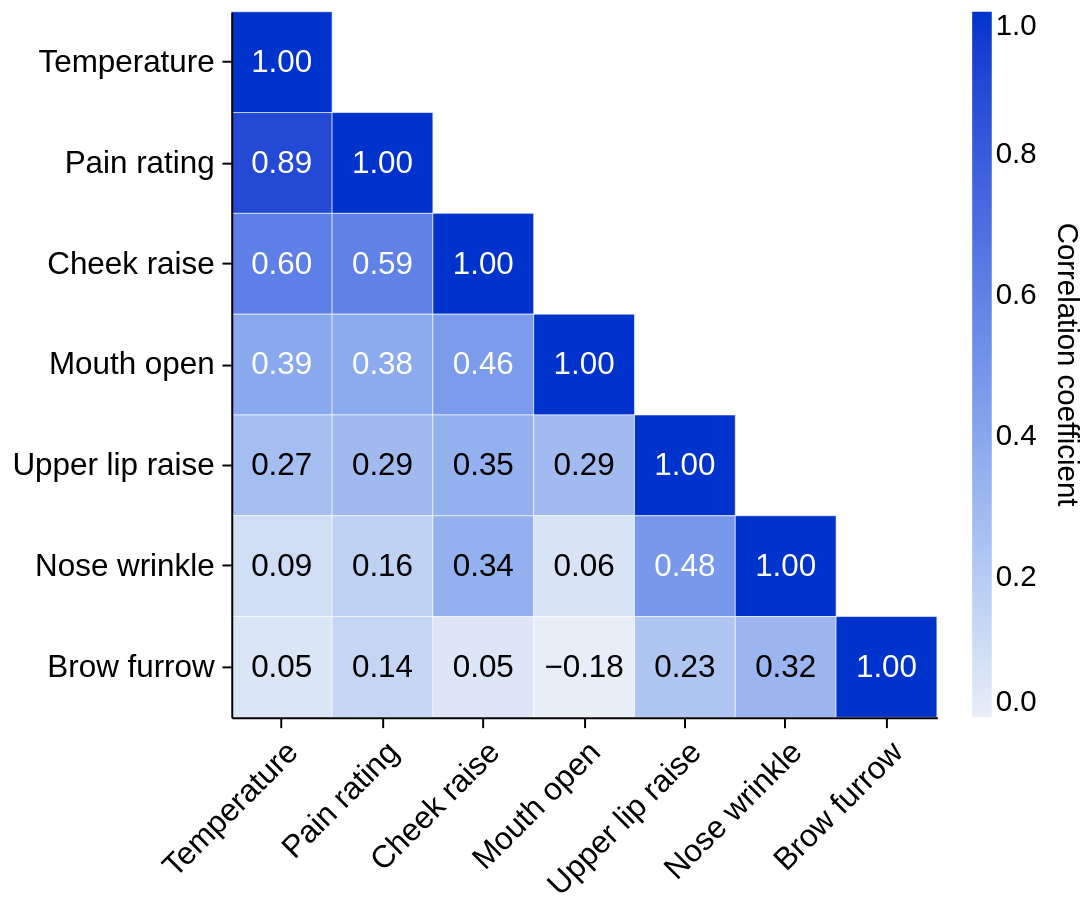

Notebook cell for this chart:
### Code cell
facial_correlation_matrix_chart = plot_correlation_heatmap(
    averages,
    features=facial_correlation_features,
    skip_first_n_seconds=20,
    width=360,
    height=360,
    title=None,
    legend_title="Correlation coefficient",
)
style_figure(facial_correlation_matrix_chart)

### Figure 1 — Vega-Lite specification as saved in the notebook (floating-point values rounded to 4 significant figures)
{"config": {"view": {"continuousWidth": 300, "continuousHeight": 300, "stroke": null}, "axis": {"domainColor": "black", "domainWidth": 1, "grid": false, "labelColor": "black", "labelFont": "Arial", "labelFontSize": 16, "labelPadding": 4, "tickColor": "black", "tickSize": 5, "titleColor": "black", "titleFont": "Arial", "titleFontSize": 16, "titleFontWeight": "normal", "titlePadding": 6}, "background": "white", "font": "Arial", "header": {"labelFont": "Arial", "labelFontSize": 18, "labelFontWeight": "bold", "titleFont": "Arial", "titleFontSize": 18}, "legend": {"labelFont": "Arial", "labelFontSize": 15, "titleFont": "Arial", "titleFontSize": 15, "titleFontWeight": "normal"}, "title": {"anchor": "middle", "color": "black", "font": "Arial", "fontSize": 18, "fontWeight": "bold", "offset": 8}}, "layer": [{"mark": {"type": "rect", "stroke": "white", "strokeWidth": 0.3}, "encoding": {"color": {"field": "correlation", "legend": {"format": ".1f", "gradientLength": 360, "gradientThickness": 10, "orient": "right", "title": "Correlation coefficient", "titleLimit": 360, "titleOrient": "right", "titlePadding": 8, "values": [0, 0.2, 0.4, 0.6, 0.8, 1]}, "scale": {"clamp": true, "domain": [0, 1], "range": ["#e8eef7", "#0033cc"]}, "type": "quantitative"}, "tooltip": [{"field": "y", "title": "Signal 1", "type": "nominal"}, {"field": "x", "title": "Signal 2", "type": "nominal"}, {"field": "correlation", "format": ".3f", "title": "r", "type": "quantitative"}], "x": {"axis": {"labelAlign": "right", "labelAngle": -45, "labelLimit": 130}, "field": "x", "sort": ["Temperature", "Pain rating", "Cheek raise", "Mouth open", "Upper lip raise", "Nose wrinkle", "Brow furrow"], "title": null, "type": "nominal"}, "y": {"axis": {"labelLimit": 130}, "field": "y", "sort": ["Temperature", "Pain rating", "Cheek raise", "Mouth open", "Upper lip raise", "Nose wrinkle", "Brow furrow"], "title": null, "type": "nominal"}}}, {"mark": {"type": "text", "baseline": "middle", "fontSize": 16}, "encoding": {"color": {"condition": {"test": "datum.correlation >= 0.35", "value": "white"}, "value": "black"}, "text": {"field": "correlation", "format": ".2f", "type": "quantitative"}, "x": {"axis": {"labelAlign": "right", "labelAngle": -45, "labelLimit": 130}, "field": "x", "sort": ["Temperature", "Pain rating", "Cheek raise", "Mouth open", "Upper lip raise", "Nose wrinkle", "Brow furrow"], "title": null, "type": "nominal"}, "y": {"axis": {"labelLimit": 130}, "field": "y", "sort": ["Temperature", "Pain rating", "Cheek raise", "Mouth open", "Upper lip raise", "Nose wrinkle", "Brow furrow"], "title": null, "type": "nominal"}}}], "data": {"values": [{"x": "Temperature", "y": "Temperature", "correlation": 1.0}, {"x": "Temperature", "y": "Pain rating", "correlation": 0.8905}, {"x": "Pain rating", "y": "Pain rating", "correlation": 1.0}, {"x": "Temperature", "y": "Cheek raise", "correlation": 0.6043}, {"x": "Pain rating", "y": "Cheek raise", "correlation": 0.5943}, {"x": "Cheek raise", "y": "Cheek raise", "correlation": 1.0}, {"x": "Temperature", "y": "Mouth open", "correlation": 0.3905}, {"x": "Pain rating", "y": "Mouth open", "correlation": 0.3822}, {"x": "Cheek raise", "y": "Mouth open", "correlation": 0.4624}, {"x": "Mouth open", "y": "Mouth open", "correlation": 1.0}, {"x": "Temperature", "y": "Upper lip raise", "correlation": 0.268}, {"x": "Pain rating", "y": "Upper lip raise", "correlation": 0.2926}, {"x": "Cheek raise", "y": "Upper lip raise", "correlation": 0.3481}, {"x": "Mouth open", "y": "Upper lip raise", "correlation": 0.2863}, {"x": "Upper lip raise", "y": "Upper lip raise", "correlation": 1.0}, {"x": "Temperature", "y": "Nose wrinkle", "correlation": 0.09363}, {"x": "Pain rating", "y": "Nose wrinkle", "correlation": 0.1593}, {"x": "Cheek raise", "y": "Nose wrinkle", "correlation": 0.3437}, {"x": "Mouth open", "y": "Nose wrinkle", "correlation": 0.05879}, {"x": "Upper lip raise", "y": "Nose wrinkle", "correlation": 0.4771}, {"x": "Nose wrinkle", "y": "Nose wrinkle", "correlation": 1.0}, {"x": "Temperature", "y": "Brow furrow", "correlation": 0.05322}, {"x": "Pain rating", "y": "Brow furrow", "correlation": 0.1387}, {"x": "Cheek raise", "y": "Brow furrow", "correlation": 0.04612}, {"x": "Mouth open", "y": "Brow furrow", "correlation": -0.1777}, {"x": "Upper lip raise", "y": "Brow furrow", "correlation": 0.2252}, {"x": "Nose wrinkle", "y": "Brow furrow", "correlation": 0.319}, {"x": "Brow furrow", "y": "Brow furrow", "correlation": 1.0}]}, "height": 360, "width": 360, "$schema": "https://vega.github.io/schema/vega-lite/v6.4.1.json"}
